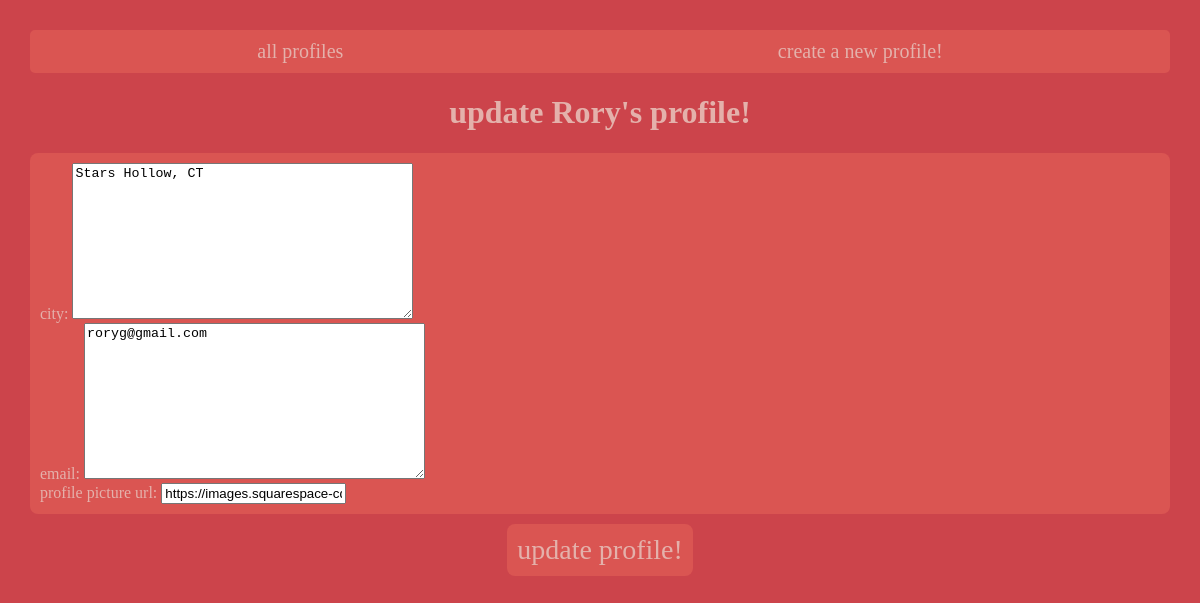
Before: /mini_fb/profile/1/update with the older database file.
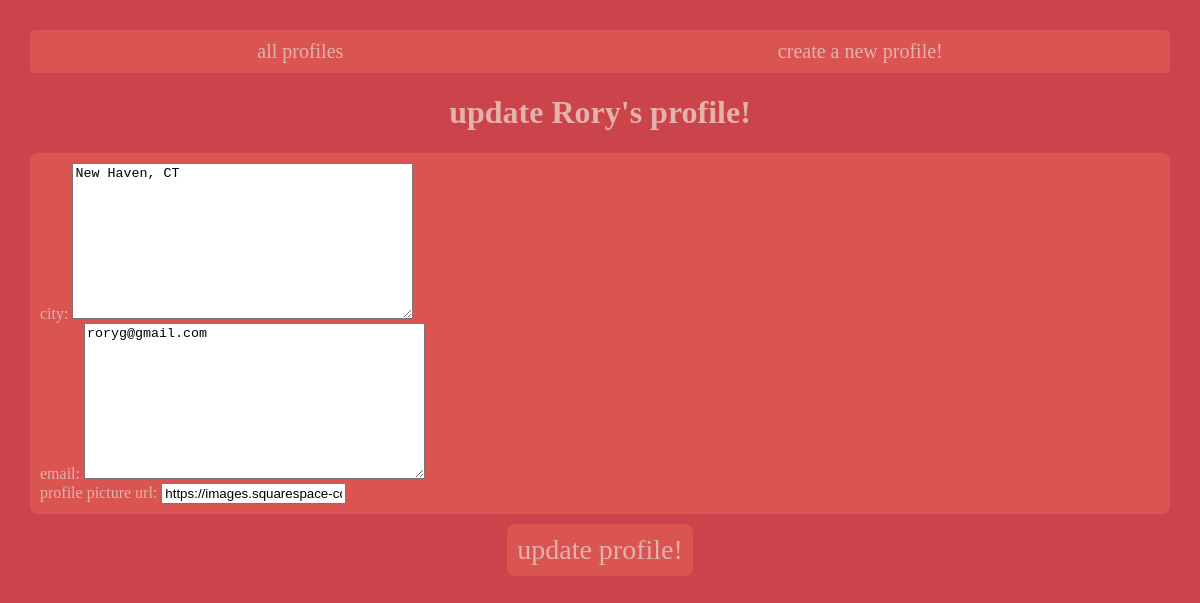
After: the same page with the newer database file.
### mini_fb/models.py (models this page shows, shortened)
class Profile(models.Model):
    first_name = models.TextField(blank=False)
    last_name = models.TextField(blank=False)
    city = models.TextField(blank=False)
    email = models.TextField(blank=False)
    profile_pic = models.URLField(blank=True)

### mini_fb/views.py (the view)
# urls.py: path(r'profile/<int:pk>/update', views.UpdateProfileView.as_view(), name='update_profile'),
class UpdateProfileView(UpdateView):
    model = Profile
    form_class = UpdateProfileForm
    template_name = "mini_fb/update_profile_form.html"

### mini_fb/forms.py
class UpdateProfileForm(forms.ModelForm):
    class Meta:
        model = Profile
        fields = ['city', 'email', 'profile_pic']

### mini_fb/templates/mini_fb/update_profile_form.html (shortened to what this page needs)
{% extends 'mini_fb/base.html' %}
{% block content %}
<h1>update {{profile.first_name}}'s profile!</h1>
<form method="POST">
    <div class="form">
        <div>
            <label for="city">city: </label>
            {{form.city}}
        </div>
        <div>
            <label for="email">email: </label>
            {{form.email}}
        </div>
        <div>
            <label for="profile_pic">profile picture url: </label>
            {{form.profile_pic}}
        </div>
    </div>
    <button type="submit">update profile!</button>
</form>
{% endblock %}

Changed rows visible on the page:
changed Profile "Rory": city "Stars Hollow, CT" → "New Haven, CT"
